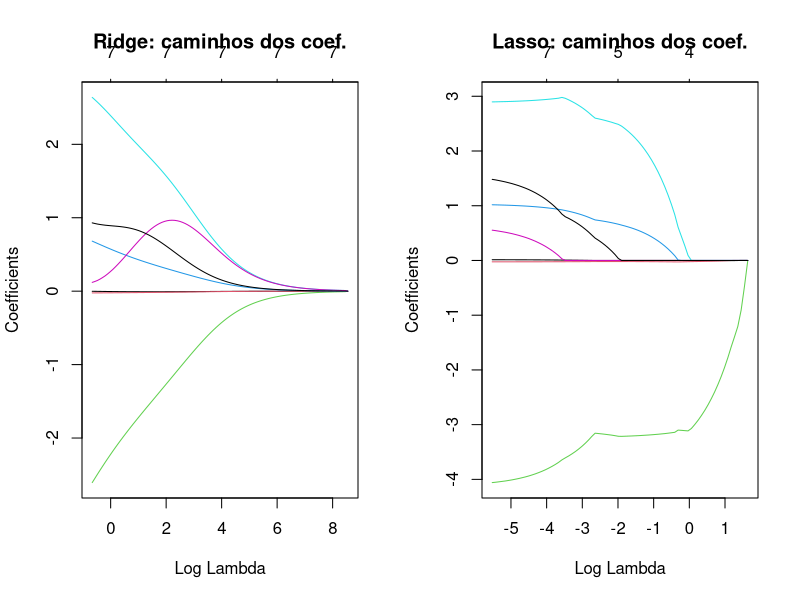
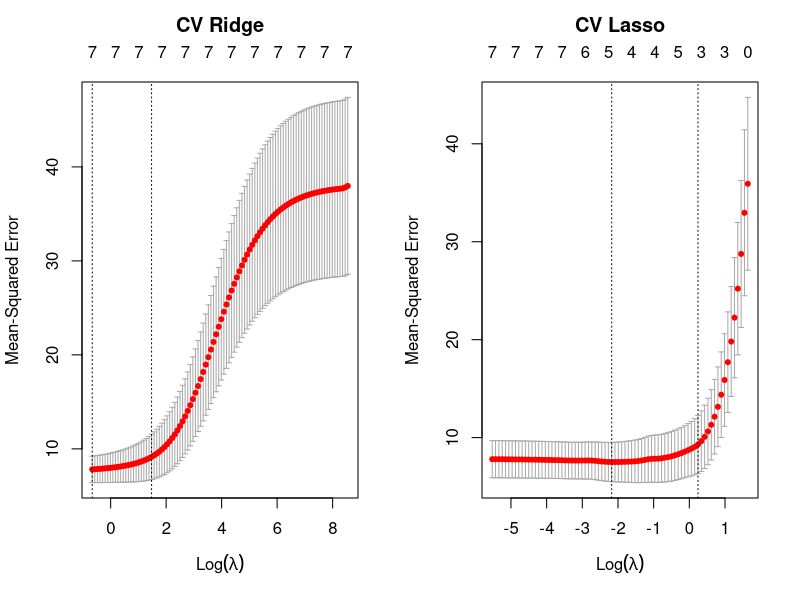

Here is the R script that generated these plots, in order:
## ---- chunk 1
# instalar se necessário
pkgs <- c("glmnet","tidyverse","broom")
new <- setdiff(pkgs, rownames(installed.packages()))
if(length(new)) install.packages(new)
library(glmnet); library(tidyverse); library(broom)
## ---- chunk 2
set.seed(123)
D <- mtcars |> mutate(across(c(am, gear), factor))
# Matriz modelo (one-hot sem intercepto)
X <- model.matrix(mpg ~ disp + hp + wt + qsec + am + gear, data = D)[, -1]
y <- D$mpg
# grid de lambdas padrão do glmnet
fit_ridge <- glmnet(X, y, alpha = 0)   # ridge
fit_lasso <- glmnet(X, y, alpha = 1)   # lasso
fit_ridge; fit_lasso
## ---- chunk 3
par(mfrow=c(1,2))
plot(fit_ridge, xvar = "lambda", label = TRUE, main = "Ridge: caminhos dos coef.")
plot(fit_lasso, xvar = "lambda", label = TRUE, main = "Lasso: caminhos dos coef.")
par(mfrow=c(1,1))
## ---- chunk 4
set.seed(123)
cv_ridge <- cv.glmnet(X, y, alpha = 0, nfolds = 10)
cv_lasso <- cv.glmnet(X, y, alpha = 1, nfolds = 10)
cv_ridge$lambda.min; cv_ridge$lambda.1se
cv_lasso$lambda.min; cv_lasso$lambda.1se
par(mfrow=c(1,2))
plot(cv_ridge); title("CV Ridge", line = 2.5)
plot(cv_lasso); title("CV Lasso", line = 2.5)
par(mfrow=c(1,1))
## ---- chunk 5
set.seed(1)
idx <- sample(seq_len(nrow(X)), size = round(0.7*nrow(X)))
Xtr <- X[idx,]; ytr <- y[idx]
Xte <- X[-idx,]; yte <- y[-idx]
cv_ridge2 <- cv.glmnet(Xtr, ytr, alpha = 0)
cv_lasso2 <- cv.glmnet(Xtr, ytr, alpha = 1)
pr_ridge <- predict(cv_ridge2, newx = Xte, s = "lambda.min")
pr_lasso <- predict(cv_lasso2, newx = Xte, s = "lambda.min")
rmse <- function(a,b) sqrt(mean((a-b)^2))
res <- tibble(
  modelo = c("ridge","lasso"),
  RMSE = c(rmse(yte, pr_ridge[,1]), rmse(yte, pr_lasso[,1]))
)
res
## ---- chunk 6
set.seed(321)
n <- 60; p <- 20
Sigma <- 0.7^abs(outer(1:p, 1:p, "-"))  # matriz Toeplitz (AR1)
Z <- MASS::mvrnorm(n, mu = rep(0, p), Sigma = Sigma)
beta_true <- c(runif(5, 2, 4), rep(0, p-5))
y <- Z %*% beta_true + rnorm(n, sd=3)
X <- scale(Z)
cv_r <- cv.glmnet(X, y, alpha = 0)
cv_l <- cv.glmnet(X, y, alpha = 1)
coef(cv_l, s = "lambda.min") |> as.matrix() |> head(25)
## ---- chunk 7
# Exemplo rápido: elastic net com alpha=0.5
cv_en <- cv.glmnet(X, y, alpha = 0.5)
coef(cv_en, s = "lambda.1se") |> as.matrix() |> head()
## ---- chunk 8
set.seed(99)
# Bootstrap simples do modelo lasso (ilustrativo)
B <- 200
preds <- replicate(B, {
  id <- sample(seq_len(nrow(X)), replace=TRUE)
  fit <- cv.glmnet(X[id,], y[id], alpha=1)
  as.numeric(predict(fit, newx = X[1,,drop=FALSE], s="lambda.min"))
})
quantile(preds, c(.025,.5,.975))
## ---- chunk 9
library(dplyr)
set.seed(7)
idx <- sample(seq_len(nrow(mtcars)), size = 24)
train <- mtcars[idx,]; test <- mtcars[-idx,]
Xtr <- model.matrix(mpg ~ ., train)[,-1]; ytr <- train$mpg
Xte <- model.matrix(mpg ~ ., test)[,-1];  yte <- test$mpg
cv_las <- cv.glmnet(Xtr, ytr, alpha=1)
pr <- predict(cv_las, newx = Xte, s = "lambda.1se")
rmse <- sqrt(mean((yte - pr[,1])^2))
list(lambda_1se = cv_las$lambda.1se, RMSE_teste = rmse)
